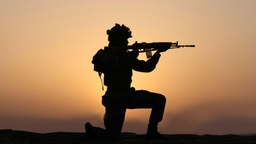
#> input picture page/2.jpg, 256 x 144 px, shrunk from 1400 x 787 before the run
$ python rsa.py
#> lines starting #> are read from the running program, lines starting #| are printed output that depends on the picture
import random
import os,sys
import numpy
from PIL import Image
from tkinter.filedialog import askopenfilename

jpgfile = Image.open(askopenfilename())
#> the answer given: 2.jpg
#> jpgfile is the input picture: PIL image 256x144 RGB; mean R, G, B 158.8, 122.4, 87.7
jpgfile.show()

print(jpgfile.bits, jpgfile.size, jpgfile.format)
#| 8 (256, 144) JPEG
row,col = jpgfile.size
#> row = 256; col = 144
pixels = jpgfile.load()

row1 = 1000003
phi = [0 for x1 in range(row1)]
occ = [0 for x1 in range(row1)]
primes = []
phi[1] = 1
#phi[2] = 1
#print (phi)
for i in range(2,1000001):
	#print (i)
	if(phi[i] == 0):
		phi[i] = i-1
		#print (i)
		primes.append(i)
		#j = 2*i
		for j in range (2*i,1000001,i):
			#print("j ",j)
			#print(j)
			if(occ[j] == 0):
				#print ("inside if2")
				occ[j] = 1
				phi[j] = j
				#print (phi[j])
				#print ((i-1)//i)
			phi[j] = (phi[j]*(i-1))//i
			#print(phi[j])
			#j = j + i
#print (primes)
p = primes[random.randrange(1,167)]
q = primes[random.randrange(1,167)]
print(p," ", q)
n = p*q
mod = n
phin1 = phi[n]
phin2 = phi[phin1]
e = primes[random.randrange(1,9000)]
mod1 = phin1
def power1(x,y,m):
#> called with x = 4969, y = 76031, m = 322920
	ans=1
	while(y>0):
		if(y%2==1):
			ans=(ans*x)%m
		y=y//2
		x=(x*x)%m
	return ans
d = power1(e,phin2-1,mod1)
enc = [[0 for x in range(row)] for y in range(col)]
dec = [[0 for x in range(row)] for y in range(col)]
for i in range(col):
	for j in range(row):
		r,g,b = pixels[j,i]
		r1 = power1(r+10,e,mod)
		g1 = power1(g+10,e,mod)
		b1 = power1(b+10,e,mod)
		enc[i][j] = [r1,g1,b1]
print(pixels[row-1,col-1])
#| (7, 6, 2)
img = numpy.array(enc,dtype = numpy.uint8)
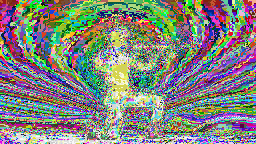
#> img: shape (144, 256, 3); mean of channels 0, 1, 2 128.5, 130.8, 125.1; drawn as R, G, B
img1 = Image.fromarray(img,"RGB")
#pixels2 = img1.load()
img1.show()
for i in range(col):
	for j in range(row):
		r,g,b = enc[i][j]
#> (the run stopped early here; a loop or call above may not have finished)
